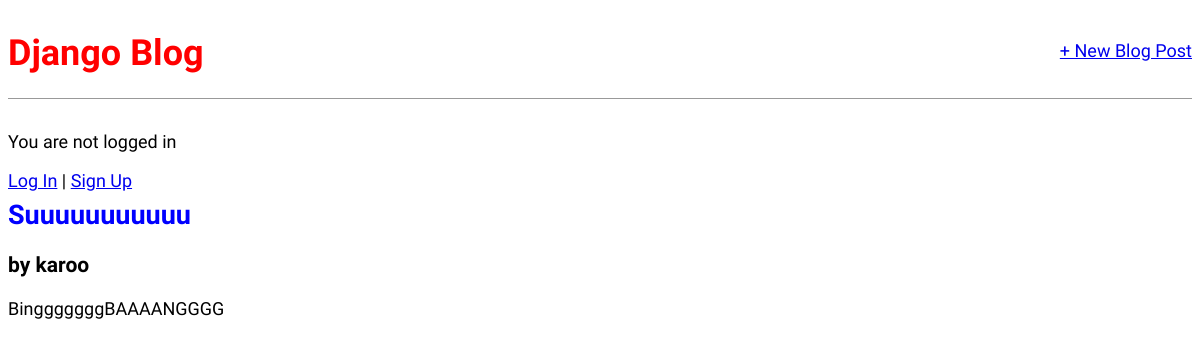
The app's page /, older data.
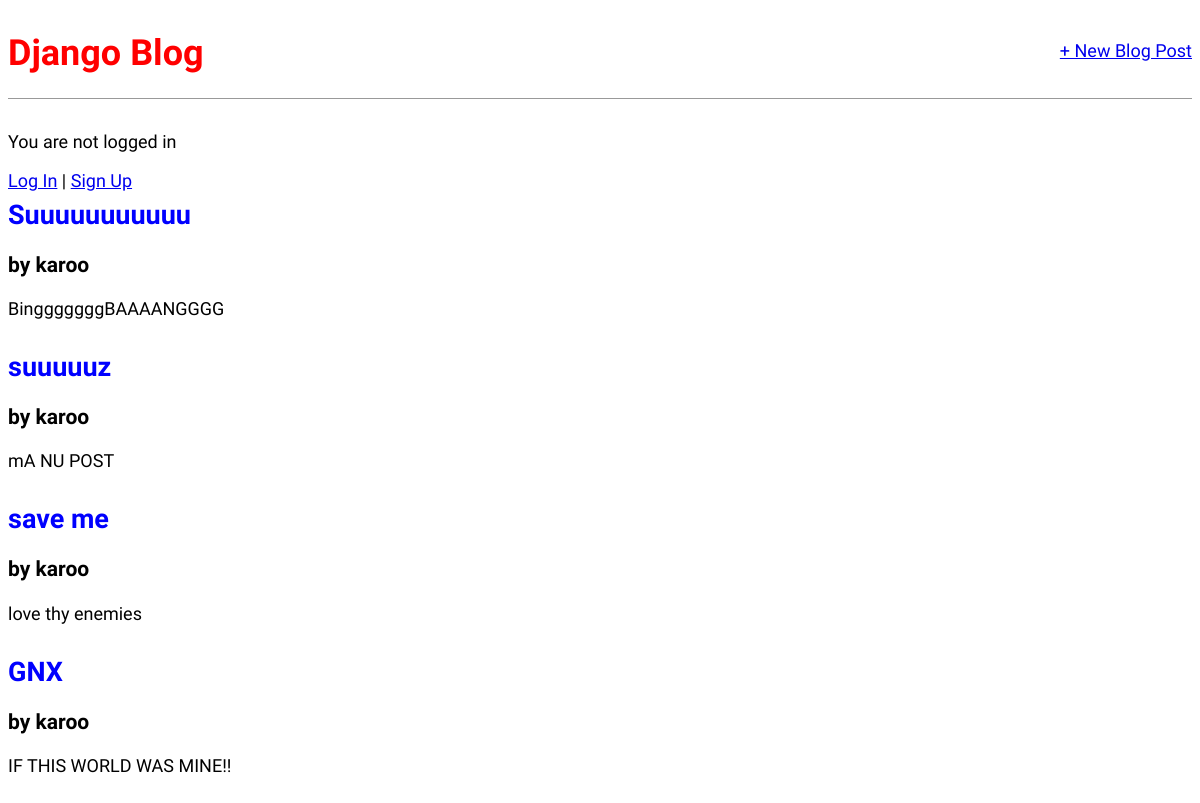
The same page, newer data.
### blog/models.py (models this page shows, shortened)
class Post(models.Model):
    title = models.CharField(max_length=200)
    author = models.ForeignKey(User, on_delete=models.CASCADE)
    body = models.TextField()

### blog/views.py (the view)
# urls.py: path('', BlogListView.as_view(), name='home'),
class BlogListView(ListView):
    model = Post
    template_name = "home.html"

### templates/home.html
{% extends 'base.html' %}
{% block content %}
    {% for post in post_list %}
        <div class="post-entry">
            <h2><a href="{% url 'post-detail' post.pk %}">{{ post.title }}</a></h2>
            <h3>by {{ post.author }}</h3>
            <p>{{ post.body }}</p>
        </div>
    {% endfor %}
{% endblock %}

### templates/base.html (shortened to what this page needs)
{% load static %}
<!DOCTYPE html>
<html lang="en">
<head>
    <link rel="stylesheet" href="{% static 'css/base.css' %}">
</head>
<body>
    <header>
        <div class="nav-left">
            <h1><a href="{% url 'home' %}">Django Blog</a></h1>
        </div>
        <div class="nav-right">
            <a href="{% url 'post-new' %}">+ New Blog Post</a>
        </div>
    </header>
    {% if user.is_authenticated %}
    	<p>Hi {{ user.username }}</p>
        <form action="{% url 'logout' %}" method="post">{% csrf_token %}
            <button type="submit">Log out</button>
        </form>
    {% else %}
        <p>You are not logged in</p>
        <a href="{% url 'login' %}">Log In</a> | <a href="{% url 'signup' %}">Sign Up</a>
    {% endif %}
    {% block content %}{% endblock %}
</body>
</html>

### static/css/base.css (style rules this page uses)
body { font-family: 'Source Sans Pro', sans-serif; font-size: 18px; }
header { border-bottom: 1px solid #999; margin-bottom: 2rem; display: flex; }
header h1 a { color: red; text-decoration: none; }
.nav-left { margin-right: auto; }
.nav-right { display: flex; padding-top: 2rem; }
.post-entry { margin-bottom: 2rem; }
.post-entry h2 { margin: 0.5rem 0; }
.post-entry h2 a, .post-entry h2 a:visited { color: blue; text-decoration: none; }
.post-entry p { margin: 0; font-weight: 400; }

Row changes from the older to the newer data that the page shows:
added Post: title "suuuuuz", author "karoo", body "mA NU POST"
added Post: title "save me", author "karoo", body "love thy enemies"
added Post: title "GNX", author "karoo", body "IF THIS WORLD WAS MINE!!"
